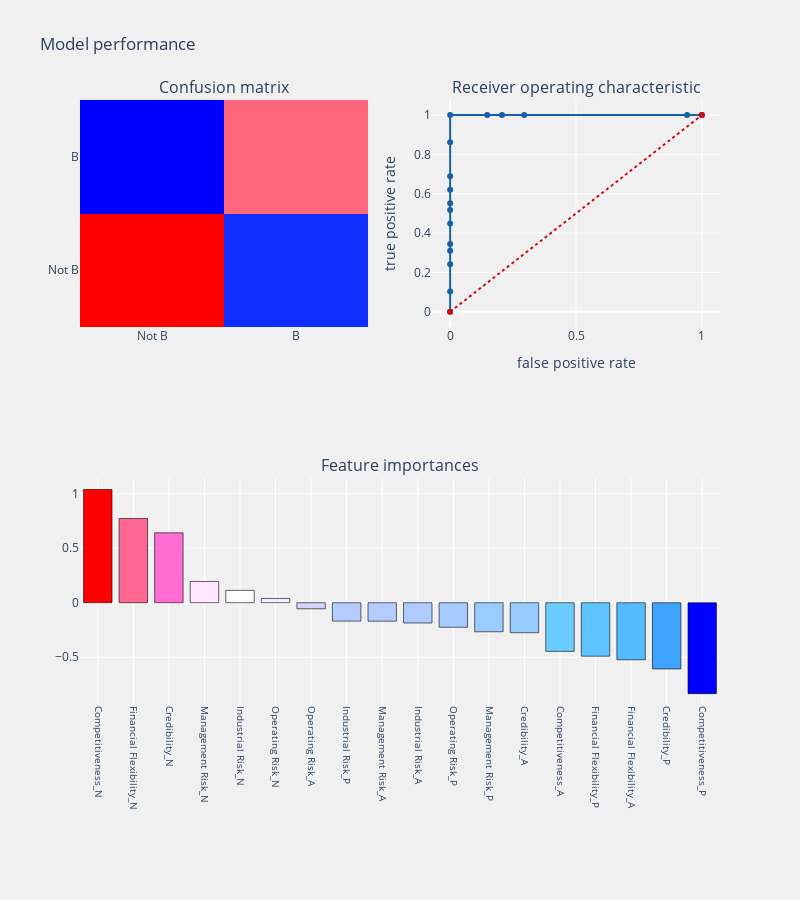

Notebook code for this chart:
### Markdown cell above
## Feed the parameters to the function created above
Split the data into train dataset and test dataset and use the Hyper Parameters obtained above to generate a Logistic Regression instance and execute the function.

### Code cell
from sklearn.model_selection import train_test_split
from sklearn.metrics import confusion_matrix, accuracy_score, classification_report, cohen_kappa_score
from sklearn.metrics import roc_auc_score, roc_curve, f1_score, precision_score, recall_score
from sklearn.metrics import precision_recall_curve, average_precision_score
import statsmodels.api as sm
from yellowbrick.classifier import DiscriminationThreshold

#splitting the principal training dataset to subtrain and subtest datasets
x_train, x_test, y_train, y_test = train_test_split(df_encoded, df_class, 
                                                    test_size = .25, random_state = 111)

from sklearn.linear_model import LogisticRegression
import plotly.graph_objs as go # visualization
import plotly.offline as py # visualization
py.init_notebook_mode(connected=True) # visualization
import plotly.graph_objs as go # visualization
from plotly.subplots import make_subplots
import plotly.figure_factory as ff # visualization
import warnings
warnings.filterwarnings("ignore")

#prepate model        
logit = LogisticRegression(C=0.1, class_weight=None, dual=False, fit_intercept=True,
                           intercept_scaling=1, max_iter=100, multi_class='ovr', n_jobs=1,
                           penalty='l2', random_state=None, solver='liblinear', tol=0.0001,
                           verbose=0, warm_start=False)

# train model
bankruptcy_prediction(logit, x_train, x_test, y_train, y_test, "coefficients", threshold_plot=False)

### Figure 1 — Plotly figure (JSON) as saved in the notebook; plotly's stock layout.template omitted (floating-point values rounded to 4 significant figures)
{"data": [{"colorscale": [[0, "rgb(0,0,255)"], [0.1, "rgb(51,153,255)"], [0.2, "rgb(102,204,255)"], [0.3, "rgb(153,204,255)"], [0.4, "rgb(204,204,255)"], [0.5, "rgb(255,255,255)"], [0.6, "rgb(255,204,255)"], [0.7, "rgb(255,153,255)"], [0.8, "rgb(255,102,204)"], [0.9, "rgb(255,102,102)"], [1, "rgb(255,0,0)"]], "name": "Confusion matrix", "showscale": false, "type": "heatmap", "x": ["Not B", "B"], "xaxis": "x", "y": ["Not B", "B"], "yaxis": "y", "z": [[33, 1], [0, 29]]}, {"line": {"color": "rgb(22, 96, 167)", "width": 2}, "name": "Roc: 0.9852941176470588", "type": "scatter", "x": [0, 0, 0, 0, 0, 0, 0, 0, 0, 0, 0, 0, 0.1471, 0.2059, 0.2941, 0.9412, 1], "xaxis": "x2", "y": [0, 0.1034, 0.2414, 0.3103, 0.3448, 0.4483, 0.5172, 0.5517, 0.6207, 0.6897, 0.8621, 1, 1, 1, 1, 1, 1], "yaxis": "y2"}, {"line": {"color": "rgb(205, 12, 24)", "dash": "dot", "width": 2}, "type": "scatter", "x": [0, 1], "xaxis": "x2", "y": [0, 1], "yaxis": "y2"}, {"marker": {"color": [1.038, 0.7719, 0.6407, 0.194, 0.113, 0.03874, -0.05549, -0.1687, -0.1693, -0.1862, -0.2252, -0.2666, -0.2754, -0.4462, -0.4905, -0.5233, -0.6072, -0.834], "colorscale": [[0, "rgb(0,0,255)"], [0.1, "rgb(51,153,255)"], [0.2, "rgb(102,204,255)"], [0.3, "rgb(153,204,255)"], [0.4, "rgb(204,204,255)"], [0.5, "rgb(255,255,255)"], [0.6, "rgb(255,204,255)"], [0.7, "rgb(255,153,255)"], [0.8, "rgb(255,102,204)"], [0.9, "rgb(255,102,102)"], [1, "rgb(255,0,0)"]], "line": {"color": "black", "width": 0.6}}, "name": "coefficients", "type": "bar", "x": ["Competitiveness_N", "Financial Flexibility_N", "Credibility_N", "Management Risk_N", "Industrial Risk_N", "Operating Risk_N", "Operating Risk_A", "Industrial Risk_P", "Management Risk_A", "Industrial Risk_A", "Operating Risk_P", "Management Risk_P", "Credibility_A", "Competitiveness_A", "Financial Flexibility_P", "Financial Flexibility_A", "Credibility_P", "Competitiveness_P"], "xaxis": "x3", "y": [1.038, 0.7719, 0.6407, 0.194, 0.113, 0.03874, -0.05549, -0.1687, -0.1693, -0.1862, -0.2252, -0.2666, -0.2754, -0.4462, -0.4905, -0.5233, -0.6072, -0.834], "yaxis": "y3"}], "layout": {"annotations": [{"font": {"size": 16}, "showarrow": false, "text": "Confusion matrix", "x": 0.225, "xanchor": "center", "xref": "paper", "y": 1, "yanchor": "bottom", "yref": "paper"}, {"font": {"size": 16}, "showarrow": false, "text": "Receiver operating characteristic", "x": 0.775, "xanchor": "center", "xref": "paper", "y": 1, "yanchor": "bottom", "yref": "paper"}, {"font": {"size": 16}, "showarrow": false, "text": "Feature importances", "x": 0.5, "xanchor": "center", "xref": "paper", "y": 0.375, "yanchor": "bottom", "yref": "paper"}], "autosize": false, "height": 900, "margin": {"b": 195}, "paper_bgcolor": "rgba(240,240,240, 0.95)", "plot_bgcolor": "rgba(240,240,240, 0.95)", "showlegend": false, "title": {"text": "Model performance"}, "width": 800, "xaxis": {"anchor": "y", "domain": [0, 0.45]}, "xaxis2": {"anchor": "y2", "domain": [0.55, 1], "title": {"text": "false positive rate"}}, "xaxis3": {"anchor": "y3", "domain": [0, 1], "showgrid": true, "tickangle": 90, "tickfont": {"size": 10}}, "yaxis": {"anchor": "x", "domain": [0.625, 1]}, "yaxis2": {"anchor": "x2", "domain": [0.625, 1], "title": {"text": "true positive rate"}}, "yaxis3": {"anchor": "x3", "domain": [0, 0.375]}}}
